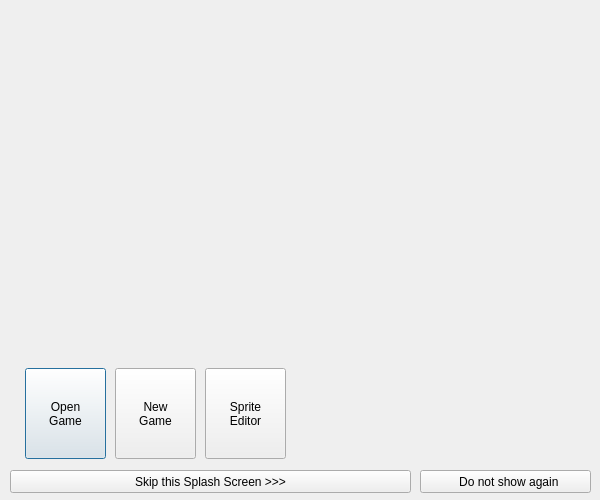
<?xml version="1.0" encoding="UTF-8"?>
<ui version="4.0">
 <class>CDlgSelect</class>
 <widget class="QDialog" name="CDlgSelect">
  <property name="geometry">
   <rect>
    <x>0</x>
    <y>0</y>
    <width>600</width>
    <height>500</height>
   </rect>
  </property>
  <property name="minimumSize">
   <size>
    <width>600</width>
    <height>500</height>
   </size>
  </property>
  <property name="maximumSize">
   <size>
    <width>600</width>
    <height>500</height>
   </size>
  </property>
  <property name="windowTitle">
   <string>LGCK Builder - choose</string>
  </property>
  <property name="windowIcon">
   <iconset resource="lgck-builder.qrc">
    <normaloff>:/images/lgckbuilder64ronnie2.png</normaloff>:/images/lgckbuilder64ronnie2.png</iconset>
  </property>
  <widget class="QPushButton" name="btnOpen">
   <property name="geometry">
    <rect>
     <x>25</x>
     <y>368</y>
     <width>81</width>
     <height>91</height>
    </rect>
   </property>
   <property name="toolTip">
    <string>Open an existing game project.</string>
   </property>
   <property name="text">
    <string>Open
Game</string>
   </property>
   <property name="icon">
    <iconset>
     <normalon>:/images/0000-1.png</normalon>
    </iconset>
   </property>
   <property name="iconSize">
    <size>
     <width>48</width>
     <height>48</height>
    </size>
   </property>
   <property name="autoDefault">
    <bool>true</bool>
   </property>
   <property name="flat">
    <bool>false</bool>
   </property>
  </widget>
  <widget class="QPushButton" name="btnNew">
   <property name="geometry">
    <rect>
     <x>115</x>
     <y>368</y>
     <width>81</width>
     <height>91</height>
    </rect>
   </property>
   <property name="toolTip">
    <string>Create a new game project.</string>
   </property>
   <property name="text">
    <string>New
Game</string>
   </property>
   <property name="icon">
    <iconset>
     <normalon>:/images/bitmap1.png</normalon>
    </iconset>
   </property>
   <property name="iconSize">
    <size>
     <width>64</width>
     <height>64</height>
    </size>
   </property>
  </widget>
  <widget class="QPushButton" name="btnSkip">
   <property name="geometry">
    <rect>
     <x>10</x>
     <y>470</y>
     <width>401</width>
     <height>23</height>
    </rect>
   </property>
   <property name="text">
    <string>Skip this Splash Screen &gt;&gt;&gt;</string>
   </property>
  </widget>
  <widget class="QLabel" name="label">
   <property name="geometry">
    <rect>
     <x>10</x>
     <y>4</y>
     <width>581</width>
     <height>461</height>
    </rect>
   </property>
   <property name="text">
    <string/>
   </property>
   <property name="pixmap">
    <pixmap resource="lgck-builder.qrc">:/images/Frank2_scaled33.png</pixmap>
   </property>
  </widget>
  <widget class="QPushButton" name="btnNoShow">
   <property name="geometry">
    <rect>
     <x>420</x>
     <y>470</y>
     <width>171</width>
     <height>23</height>
    </rect>
   </property>
   <property name="text">
    <string>  Do not show again</string>
   </property>
   <property name="icon">
    <iconset resource="lgck-builder.qrc">
     <normaloff>:/images/pd/dagobert83_cancelx16.png</normaloff>:/images/pd/dagobert83_cancelx16.png</iconset>
   </property>
   <property name="iconSize">
    <size>
     <width>16</width>
     <height>13</height>
    </size>
   </property>
  </widget>
  <widget class="QPushButton" name="btnSpriteEditor">
   <property name="geometry">
    <rect>
     <x>205</x>
     <y>368</y>
     <width>81</width>
     <height>91</height>
    </rect>
   </property>
   <property name="toolTip">
    <string>Launch the Sprite Editor</string>
   </property>
   <property name="text">
    <string>Sprite
Editor</string>
   </property>
   <property name="icon">
    <iconset resource="lgck-builder.qrc">
     <normaloff>:/images/sprite_editor.png</normaloff>:/images/sprite_editor.png</iconset>
   </property>
   <property name="iconSize">
    <size>
     <width>32</width>
     <height>32</height>
    </size>
   </property>
  </widget>
  <zorder>label</zorder>
  <zorder>btnOpen</zorder>
  <zorder>btnNew</zorder>
  <zorder>btnSkip</zorder>
  <zorder>btnNoShow</zorder>
  <zorder>btnSpriteEditor</zorder>
 </widget>
 <resources>
  <include location="lgck-builder.qrc"/>
 </resources>
 <connections/>
</ui>
